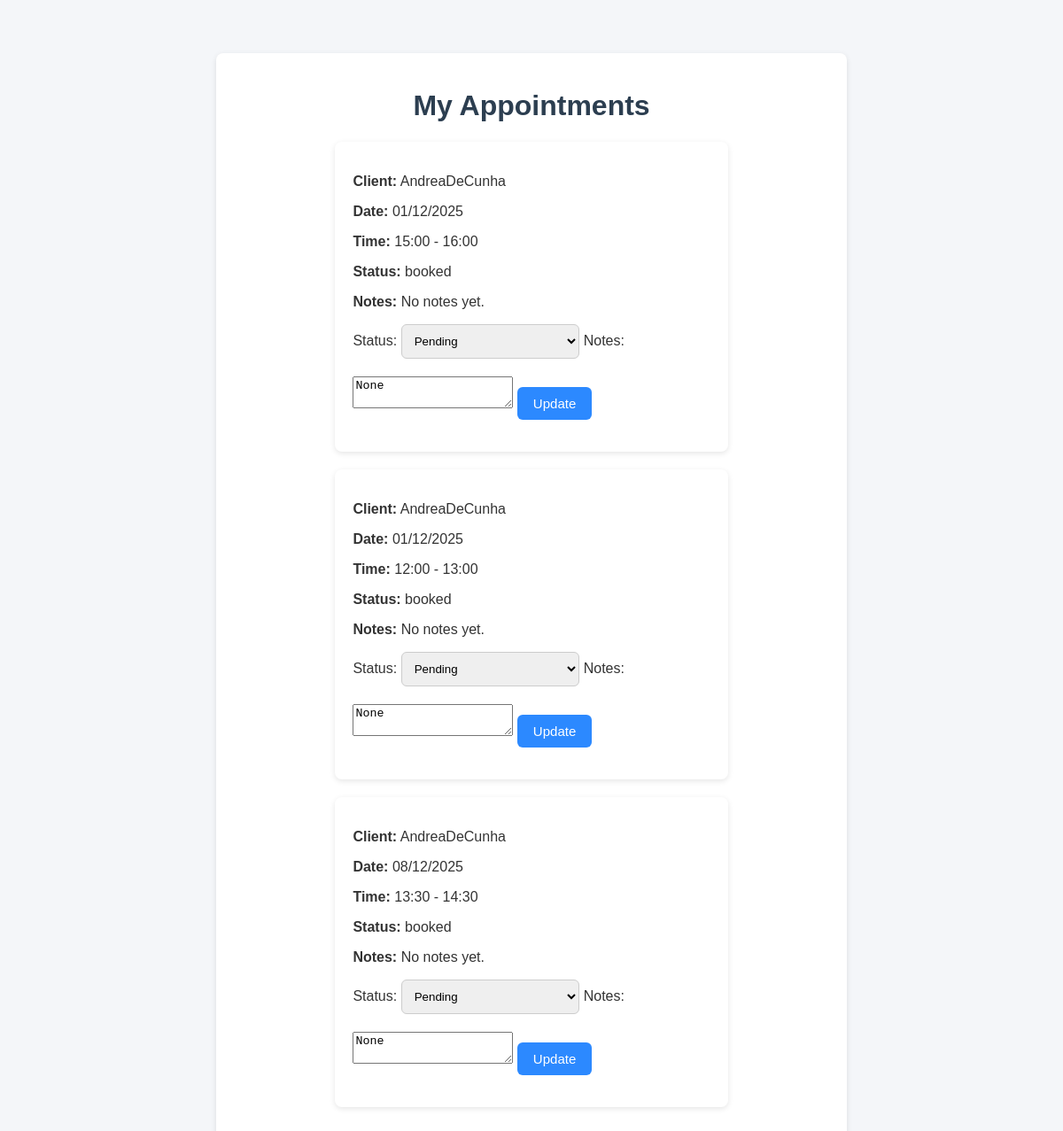
The app's page /my_appointments/ (signed in) with its own data.
### booking/models.py (models this page shows, shortened)
class  Appointment(models.Model):
    STATUS= [
        ('booked', 'Booked'),
        ('completed', 'Completed'),
        ('cancelled', 'Cancelled'),
    ]
    client = models.ForeignKey(User, on_delete=models.CASCADE)
    lawyer=models.ForeignKey(Lawyer, on_delete=models.CASCADE)
    slot = models.ForeignKey(Slot, on_delete=models.CASCADE)
    status = models.CharField(max_length=20, choices=STATUS, default='booked')
    notes = models.TextField(blank=True, null=True)
    fee_charged = models.DecimalField(max_digits=8, decimal_places=2)
    created = models.DateTimeField(auto_now_add=True)

class Slot(models.Model):
    lawyer = models.ForeignKey(Lawyer, on_delete=models.CASCADE)
    start= models.DateTimeField()
    end = models.DateTimeField()
    booked = models.BooleanField(default=False)

### booking/views.py (the view, shortened to what this page needs)
# urls.py: path('my_appointments/', views.my_appointments, name='my_appointments'),
@login_required
def my_appointments(request):
    lawyer = Lawyer.objects.get(user=request.user)
    appts = Appointment.objects.filter(lawyer=lawyer)
    return render(request, "booking/my_appointments.html", {"appointments": appts})

### booking/templates/booking/my_appointments.html (shortened to what this page needs)
{% load static %}
<link rel="stylesheet" href="{% static 'booking/style.css' %}">
<div class="card">
    <h1>My Appointments</h1>
    {% for a in appointments %}
        <div class="card">
            <p><strong>Client:</strong> {{ a.client.username }}</p>
            <p><strong>Date:</strong> {{ a.slot.start|date:"d/m/Y" }}</p>
            <p><strong>Time:</strong> {{ a.slot.start|time:"H:i" }} - {{ a.slot.end|time:"H:i" }}</p>
            <p><strong>Status:</strong> {{ a.status }}</p>
            <p><strong>Notes:</strong> {{ a.notes|default:"No notes yet." }}</p>
            <form method="POST">
                <label>Status:</label>
                <select name="status">
                    <option value="pending" {% if a.status == "pending" %}selected{% endif %}>Pending</option>
                </select>
                <label>Notes:</label>
                <textarea name="notes">{{ a.notes }}</textarea>
                <button type="submit">Update</button>
            </form>
        </div>
    {% endfor %}
</div>

### booking/static/booking/style.css (style rules this page uses)
h1, h2 { text-align: center; color: #2c3e50; }
.card { background: white; padding: 20px; margin: 20px auto; width: 60%; border-radius: 8px; box-shadow: 0px 2px 6px rgba(0,0,0,0.1); }
button { background: #2c89ff; color: white; padding: 10px 18px; border: none; border-radius: 6px; cursor: pointer; font-size: 15px; }
input[type="date"], input[type="text"], select { padding: 10px; width: 50%; border: 1px solid #ccc; border-radius: 6px; margin-bottom: 20px; }

### records on screen
Appointment: client.username "AndreaDeCunha", slot.start "01/12/2025", slot.start "15:00", slot.end "16:00", status "booked", notes "No notes yet.", notes "None"
Appointment: client.username "AndreaDeCunha", slot.start "01/12/2025", slot.start "12:00", slot.end "13:00", status "booked", notes "No notes yet.", notes "None"
Appointment: client.username "AndreaDeCunha", slot.start "08/12/2025", slot.start "13:30", slot.end "14:30", status "booked", notes "No notes yet.", notes "None"
